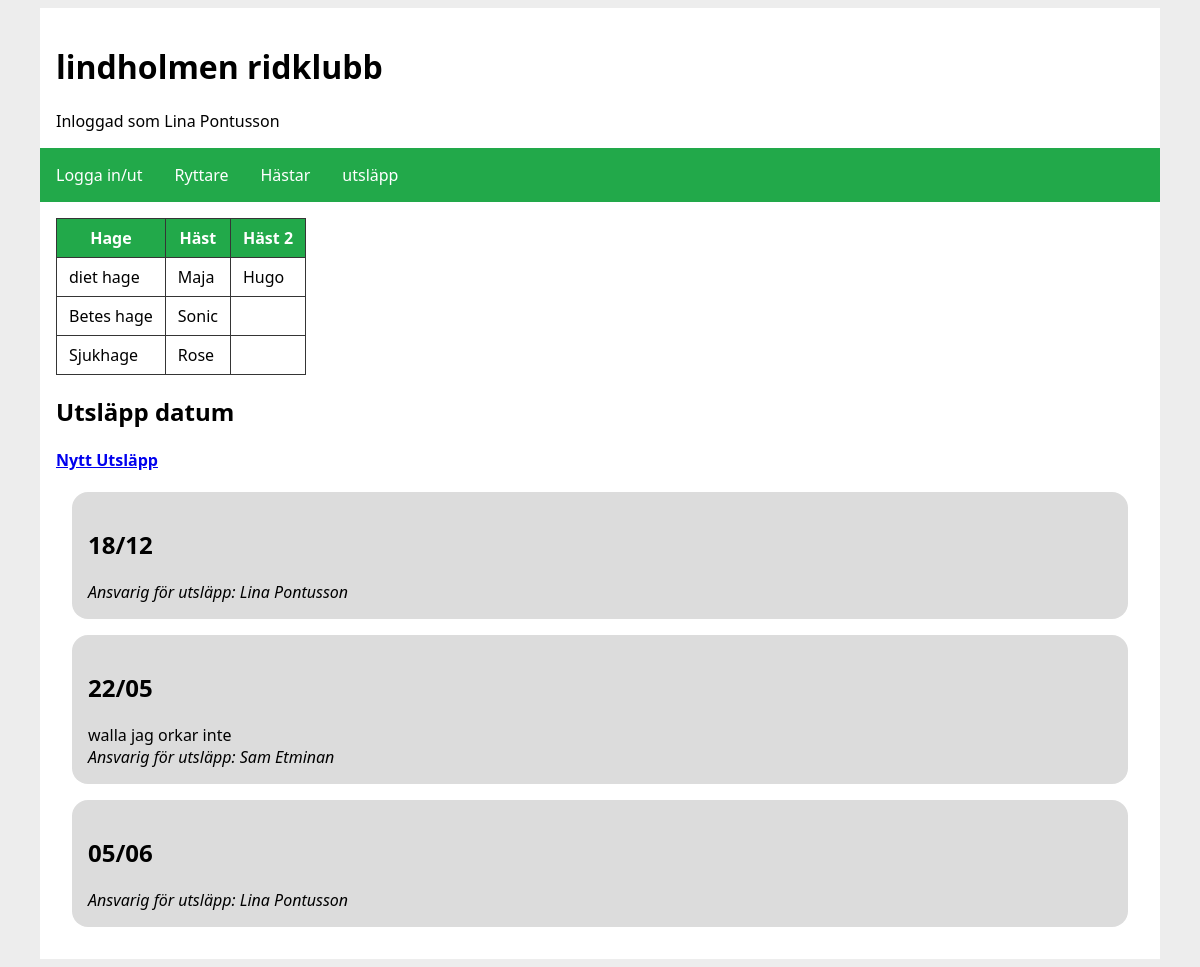
Page /public_html/Projekt/utsläpp.php (signed in) on the committed database.
### tables this page shows
CREATE TABLE Ryttare (Ryttarid INTEGER PRIMARY KEY, Namn TEXT NOT NULL, Efternamn TEXT NOT NULL, username TEXT UNIQUE, password TEXT, Hästid INTEGER REFERENCES Hästar (Hästid));

CREATE TABLE posts (Postid INTEGER PRIMARY KEY, Datum TEXT NOT NULL, Content TEXT, Ryttarid REFERENCES Ryttare (Ryttarid));

### slutprojekt-config.php (called while the page is built)
<?php
$siteUrl = "http://localhost:3000/public_html/Projekt/";

### slutprojekt-app.php (called while the page is built, shortened)
<?php
$dsn = "sqlite:" . __DIR__ . "/Slutprojekt.db";
try {
    $pdo = new PDO($dsn);
    $pdo->setAttribute(PDO::ATTR_ERRMODE, PDO::ERRMODE_EXCEPTION);
} catch (PDOException $e) {
    echo "Failed to connect to the database using DSN:<br>'$dsn'<br>" . $e->getMessage();
    exit();
}
function h($text) {
    return htmlspecialchars($text);
}
require_once(__DIR__ . "/slutprojekt-config.php");
if (isset($_SESSION["Ryttarid"])){
$getRyttarStmt = $pdo->prepare("SELECT * FROM Ryttare WHERE Ryttarid = :Ryttarid");
$getRyttarStmt->execute(["Ryttarid" => $_SESSION["Ryttarid"]]);
$Ryttare = $getRyttarStmt->fetch(PDO::FETCH_ASSOC);
}

### public_html/Projekt/utsläpp.php (the view)
<?php
require_once('../../slutprojekt-app.php');
require($includeDir . "/header.php");
$stmt = $pdo-> prepare("SELECT * FROM Hästar JOIN Hagar ON Hästar.hagid = Hagar.hagid");
$stmt->execute();
$result = $stmt->fetchAll(PDO::FETCH_ASSOC);
$UtsläppStmt = $pdo-> prepare("SELECT * FROM posts JOIN Ryttare ON posts.Ryttarid = Ryttare.Ryttarid ORDER BY posts.postid DESC");
$UtsläppStmt->execute();
$result2 = $UtsläppStmt->fetchAll(PDO::FETCH_ASSOC);
$Hagar = [];
foreach ($result as $key => $value) :
    $Hagar[$value['Hage']][] = $value['Häst'];
endforeach ?>
<main>
<?php if (isset($_SESSION["Ryttarid"])) : ?>
<table>
        <tr>
            <th>Hage</th>
            <th>Häst</th>
            <th>Häst 2</th>
        </tr>
        <?php foreach ($Hagar as $key => $value) : ?>
        <tr>
            <td><?=h($key) ?></td>
            <td><?=h($value[0] ) ?></td>
            <td><?=h($value[1] ??'') ?></td>
        </tr>
        <?php endforeach?>
    </table>
            <h2>Utsläpp datum</h2> <a href="<?= $siteUrl ?>nytt-utsläpp.php"><h4>Nytt Utsläpp</h4></a>
    <?php foreach ($result2 as $key => $value) : ?>
        <div class="INFO">
        <h2><?= h($value['Datum']) ?> </h2>
        <div>
            <?= h($value['Content']) ??'' ?>
        </div>
        <div>
            <i>Ansvarig för utsläpp: <?= h($value['Namn'] . " " . $value['Efternamn']) ?></i>
        </div>
    </div>
    <?php endforeach?>
<?php endif ?>
</main>

### slutprojekt-includes/header.php (shortened to what this page needs)
<!DOCTYPE html>
<html lang="en">
<head>
    <link rel="stylesheet" href="<?= $siteUrl ?>style.css">
</head>
<body>
<header>
    <h1>lindholmen ridklubb</h1>
    <?php
    if(isset($_SESSION["Ryttarid"])){
        echo "<div>Inloggad som " . $Ryttare["Namn"] . " " . $Ryttare["Efternamn"] . "</div>";
    } ?>
</header>
<nav>
    <a href="<?= $siteUrl ?>index.php">Logga in/ut</a>
    <a href="<?= $siteUrl ?>Ryttare.php">Ryttare</a>
    <a href="<?= $siteUrl ?>Hästar.php">Hästar</a>
    <a href="<?= $siteUrl ?>utsläpp.php">utsläpp</a>
</nav>

### public_html/Projekt/style.css (style rules this page uses)
* { box-sizing: border-box; }
:root { --site-width: 70rem; }
body { background-color: rgb(237, 237, 237); font-family: system-ui, -apple-system, BlinkMacSystemFont, 'Segoe UI', Roboto, Oxygen, Ubuntu, Cantarell, 'Open Sans', 'Helvetica Neue', sans-serif; }
header, main, footer { max-width: var(--site-width); margin: auto; background-color: white; padding: 1rem; }
nav { max-width: var(--site-width); margin: auto; background-color: rgb(34, 169, 74); display: flex; }
nav a { text-decoration: none; color: white; padding: 1rem; }
table { border-spacing: 0; border-collapse: collapse; }
td, th { border: solid 1px rgb(53, 53, 53); padding: 0.5rem 0.75rem; }
th { background-color: rgb(34, 169, 74); color: white; }
.INFO { background-color: gainsboro; margin: 1rem; padding: 1rem; border-radius: 1rem; }

### rows in the picture
ryttare: Namn "Lina", Efternamn "Pontusson"
posts: Datum "18/12", Ryttarid.Efternamn "Lina Pontusson"
posts: Datum "22/05", Content "walla jag orkar inte", Ryttarid.Efternamn "Sam Etminan"
posts: Datum "05/06", Ryttarid.Efternamn "Lina Pontusson"

### other values in the picture
$key "diet hage"
$value[0] "Maja"
$value[1] "Hugo"
$key "Betes hage"
$value[0] "Sonic"
$key "Sjukhage"
$value[0] "Rose"
